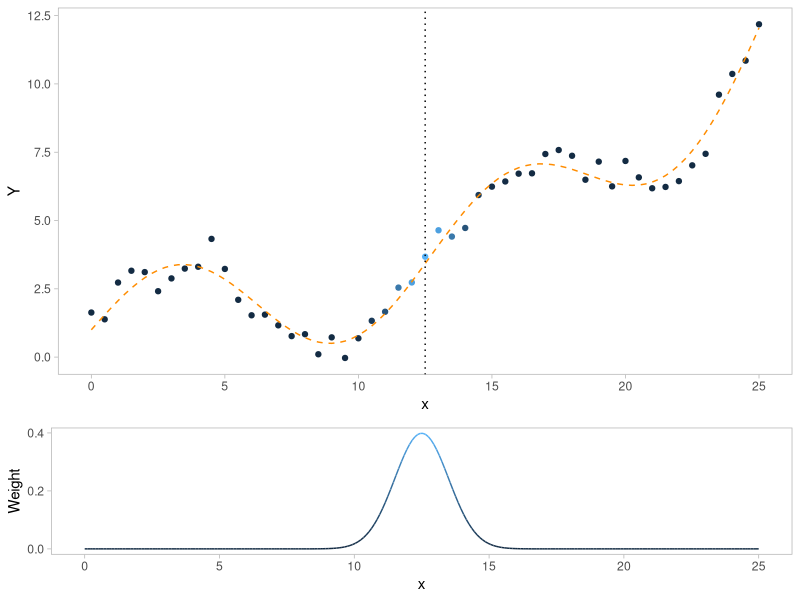
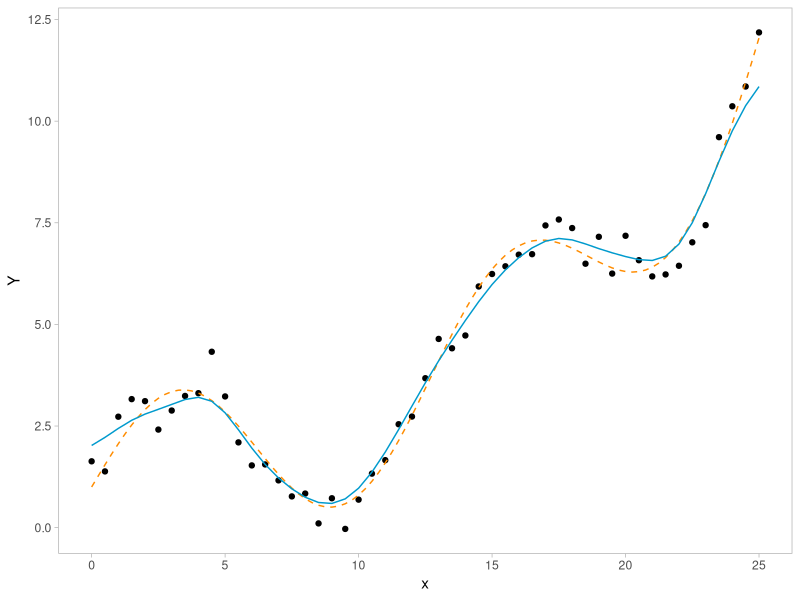
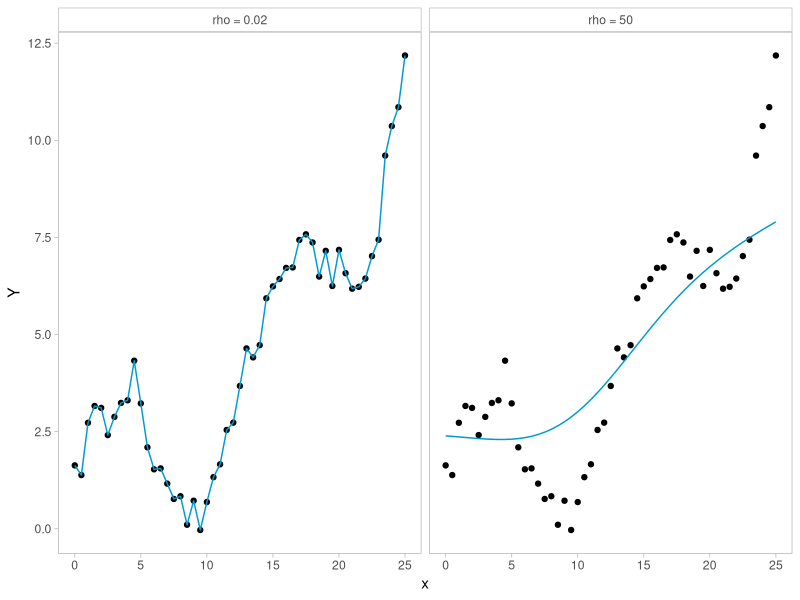
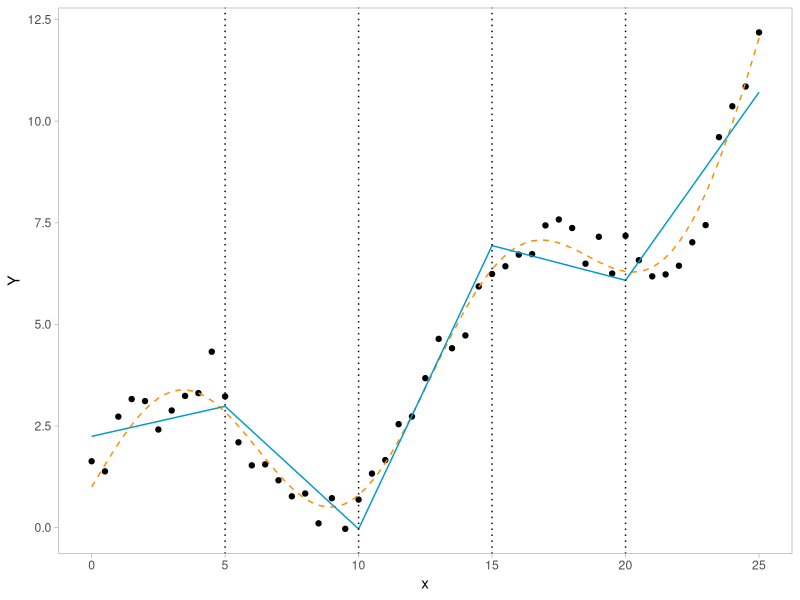
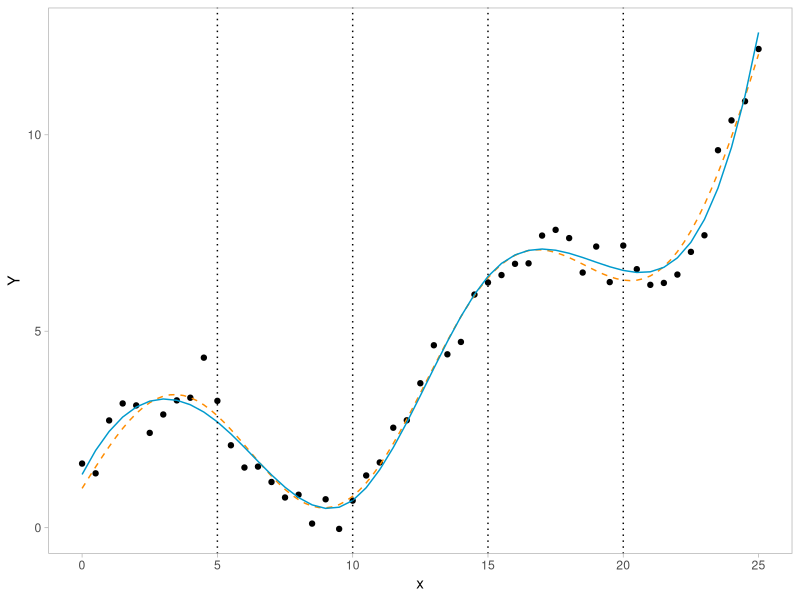
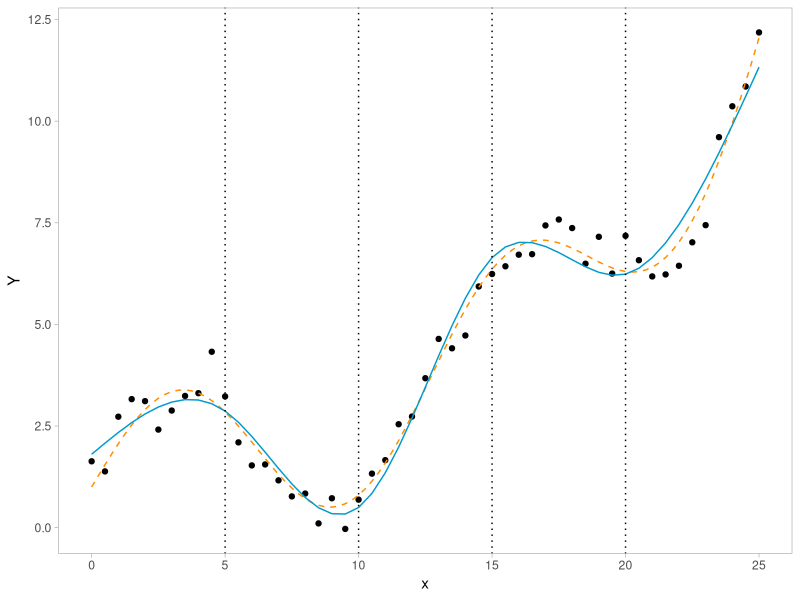
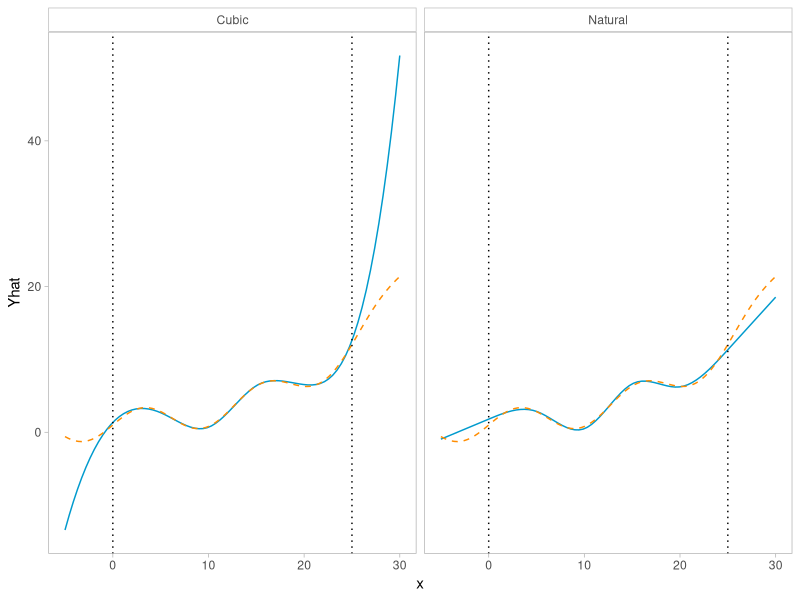
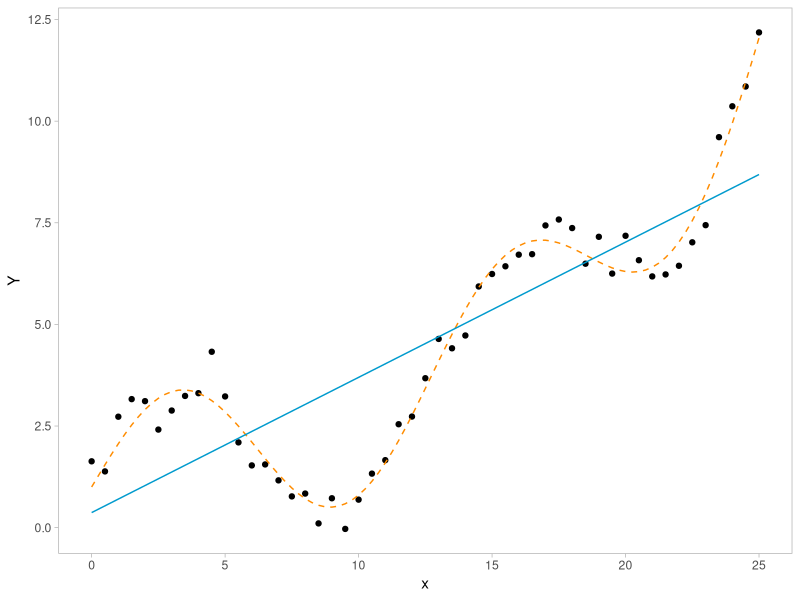

Write R code to recreate these figures, in order.
library(tidyverse)
library(stats)
library(splines)

# set theme for plots
theme_set(theme_light())
theme_update(panel.grid.major = element_blank(), panel.grid.minor = element_blank())
theme_update(
  strip.background = element_rect(color="gray", fill="white"), 
  strip.text = element_text(color = "gray30")
)

########
# generate simulated points
########

# generate data from distribution
set.seed(0) # reproducibility
x <- seq(0, 25, length.out = 51)
Y <- exp(x/10) + 2*sin(x/2) + rnorm(51, mean = 0, sd = 0.5)
df <- data.frame(x, Y)

# plot data and linear regression line
q1 <- ggplot(df, aes(x, Y)) +
  geom_point() +
  geom_function(fun = function(x) exp(x/10) + 2*sin(x/2), 
                linetype = "dashed", color = "darkorange") + 
  geom_smooth(method = "lm", formula = "y~x", 
              color = "deepskyblue3", fill = "gray70", linewidth = 0.5, se = F)

# save plot
ggsave("index/figures/ch3_toy1.png", plot = q1, device = "png", 
       width = 5, height = 3)

########
# kernel regression
########

# get normal distribution of weights around query points
df$Weight <- dnorm(df$x, mean = 12.5, sd = 1)

# plot points colored by their weights
p1 <- ggplot(df, aes(x, Y)) +
  geom_point(aes(color = Weight)) +
  geom_function(fun = function(x) exp(x/10) + 2*sin(x/2), 
                linetype = "dashed", color = "darkorange") + 
  geom_vline(xintercept = 12.5, linetype = "dotted") +
  theme(legend.position = "none")
  # theme(legend.position = c(0.93, 0.29), 
  #       legend.key.size = unit(0.35, 'cm'))#c(0.1, 0.7))

# plot a curve of weights
normcurv <- data.frame(x = seq(0, 25, length.out = 250)) 
normcurv$Weight <- dnorm(normcurv$x, mean = 12.5, sd = 1)
p2 <- ggplot(normcurv, aes(x, Weight, color = Weight)) +
  geom_line() +
  scale_y_continuous(breaks = c(0, 0.2, 0.4)) +
  theme(legend.position = "none") 

# stitch plots together
q2 <- cowplot::plot_grid(p1, p2, ncol = 1, rel_heights = c(0.7, 0.3))
q2

# save plot
ggsave("index/figures/ch3_toy2.png", plot = q2, device = "png", 
       width = 5, height = 4)

# fit kernel regression with sigma = 1, bandwidth = 8/3
kmr_toy <- ksmooth(df$x, df$Y, kernel = "normal", bandwidth = 8/3, x.points = df$x)
df <- df |> 
  left_join(as.data.frame(kmr_toy), by = "x") |> 
  rename(Yhat = y)

# plot kernel regression estimation
q3 <- ggplot(df) +
  geom_point(aes(x, Y)) +
  geom_function(fun = function(x) exp(x/10) + 2*sin(x/2), 
                linetype = "dashed", color = "darkorange") +
  geom_line(aes(x, Yhat), color = "deepskyblue3") 
q3

# save plot
ggsave("index/figures/ch3_toy3.png", plot = q3, device = "png", 
       width = 5, height = 3)

# fit kernel regression with sigma = 5, bandwidth = 40/3
kmr_toy_5 <- ksmooth(df$x, df$Y, kernel = "normal", bandwidth = 40/3, x.points = df$x)

# fit kernel regression with sigma = 0.1, bandwith = 8/30
kmr_toy_1 <- ksmooth(df$x, df$Y, kernel = "normal", bandwidth = 8/30, x.points = df$x)

# re-join data
dfrho <- df |> 
  left_join(as.data.frame(kmr_toy_5), by = "x") |> 
  rename("rho = 50" = y) |> 
  left_join(as.data.frame(kmr_toy_1), by = "x") |> 
  rename("rho = 0.02" = y) |> 
  select(-Yhat) |> 
  pivot_longer(cols = c("rho = 50", "rho = 0.02"), values_to = "Yhat")

# plot kernel regression with two values of rho
qrho <- ggplot(dfrho) +
  geom_point(aes(x, Y)) +
  geom_line(aes(x, Yhat), color = "deepskyblue3") +
  facet_wrap(~name)
qrho

# save plot
ggsave("index/figures/ch3_toyrho.png", plot = qrho, device = "png", 
       width = 7, height = 3)

########
# spline regression
########

kn <- c(5, 10, 15, 20) # 3 knots of equal width

# fit linear spline regression
spline_toy_line <- lm(Y ~ bs(x, knots = kn, degree = 1), data = df)
p_line <- predict(spline_toy_line, se = T)
df$Yhats_line <- p_line$fit
# df$Ylows <- df$Yhats - 1.96 * p$se.fit
# df$Yups <- df$Yhats + 1.96 * p$se.fit

q4 <- ggplot(df) +
  geom_point(aes(x, Y)) +
  geom_function(fun = function(x) exp(x/10) + 2*sin(x/2), 
                linetype = "dashed", color = "darkorange") +
  geom_line(aes(x, Yhats_line), color = "deepskyblue3") +
  # geom_ribbon(aes(x, ymin = Ylows_line, ymax = Yups_line), fill = "gray70", alpha = 0.3) +
  geom_vline(xintercept = kn, linetype = "dotted")
q4

# save plot
ggsave("index/figures/ch3_toy4.png", plot = q4, device = "png", 
       width = 5, height = 3)

# fit cubic spline regression
spline_toy_cub <- lm(Y ~ bs(x, knots = kn), data = df)
p_cub <- predict(spline_toy_cub, se = T)
df$Yhats_cub <- p_cub$fit

# plot spline regression estimation
q5 <- ggplot(df) +
  geom_point(aes(x, Y)) +
  geom_function(fun = function(x) exp(x/10) + 2*sin(x/2), 
                linetype = "dashed", color = "darkorange") +
  geom_line(aes(x, Yhats_cub), color = "deepskyblue3") +
  geom_vline(xintercept = kn, linetype = "dotted")
q5

# save plot
ggsave("index/figures/ch3_toy5.png", plot = q5, device = "png", 
       width = 5, height = 3)

# fit natural spline regression
spline_toy_nat <- lm(Y ~ ns(x, knots = kn), data = df)
p_nat <- predict(spline_toy_nat, se = T)
df$Yhats_nat <- p_nat$fit

# plot spline regression estimation
q6 <- ggplot(df) +
  geom_point(aes(x, Y)) +
  geom_function(fun = function(x) exp(x/10) + 2*sin(x/2), 
                linetype = "dashed", color = "darkorange") +
  geom_line(aes(x, Yhats_nat), color = "deepskyblue3") +
  geom_vline(xintercept = c(5, 10, 15, 20), linetype = "dotted")
q6

# save plot
ggsave("index/figures/ch3_toy6.png", plot = q6, device = "png", 
       width = 5, height = 3)

# see what happens outside of the bounds
x_longer <- seq(-5, 30, length.out = 81)
y_longer_cub <- predict(spline_toy_cub, newdata = data.frame(x = x_longer))
y_longer_nat <- predict(spline_toy_nat, newdata = data.frame(x = x_longer))

df_longer <- data.frame(
  x = c(x_longer, x_longer), 
  spline = c(rep("Cubic", 81), rep("Natural", 81)), 
  Yhat = c(y_longer_cub, y_longer_nat)
)

# plot outside of bounds
qbounds <- ggplot(df_longer) + 
  geom_line(aes(x, Yhat), color = "deepskyblue3") +
  geom_function(fun = function(x) exp(x/10) + 2*sin(x/2), 
                linetype = "dashed", color = "darkorange") +
  geom_vline(xintercept = c(0, 25), linetype = "dotted") +
  facet_wrap(~spline) 
qbounds

# save plot
ggsave("index/figures/ch3_toybounds.png", plot = qbounds, device = "png", 
       width = 7, height = 3)
